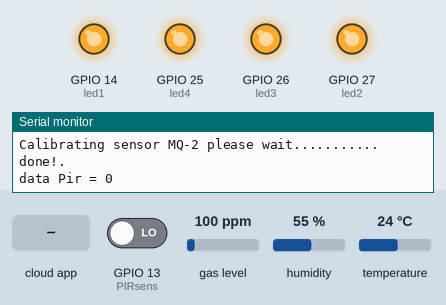
Simulated run of this sketch. Board: ESP32. Shown: output pins drawn as LEDs (lit = HIGH), the last lines printed to the serial monitor. The test bench sets the inputs (shaded band); at power-on: GPIO 13 (PIRsens) LOW, gas level 100 ppm, humidity 55 %, temperature 24 °C.

Above: at 3.4 s.
3.5 s: the phone or cloud app sets LED.1 to 0
At 3.8 s:
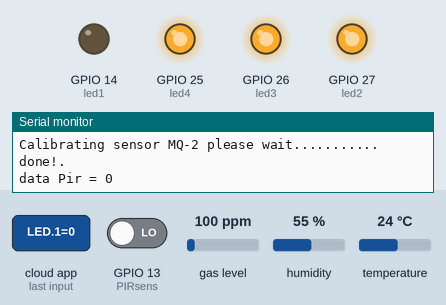
5.0 s: the phone or cloud app sets LED.2 to 0
At 6.0 s:
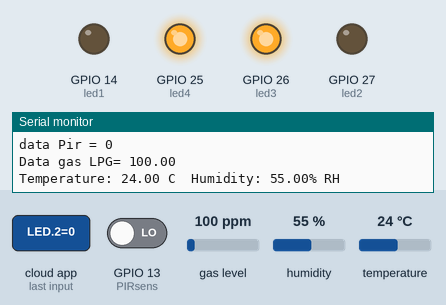
6.5 s: the phone or cloud app sets LED.3 to 0
At 7.2 s:
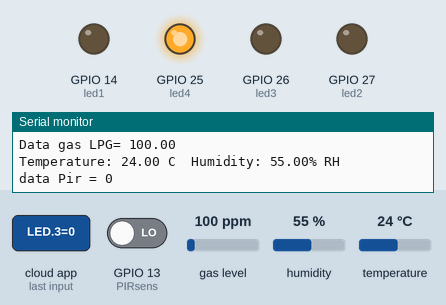
8.0 s: the phone or cloud app sets LED.1 to 1
At 8.4 s:
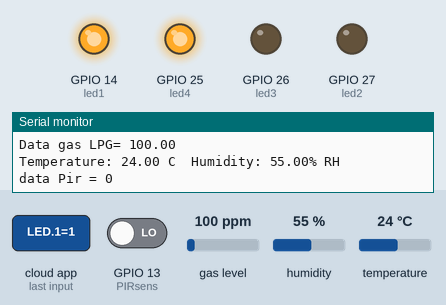
9.5 s: the phone or cloud app sets LED.4 to 0
At 10.7 s:
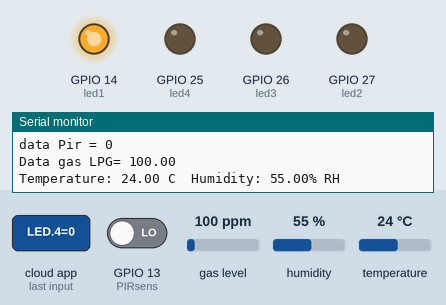
11.0 s: the phone or cloud app sets LED.2 to 1
At 11.8 s:
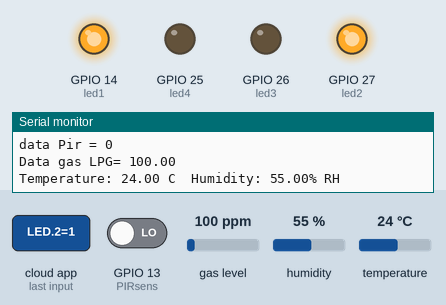
Timing chart, 0 to 13.5 s (numbered marks = the images above; inputs shaded):
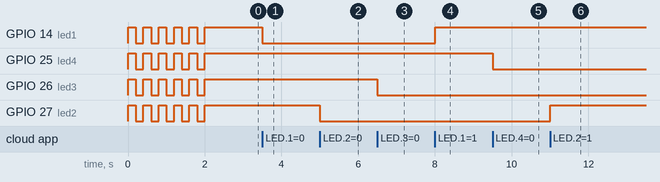

Measured:
- after the input at 3.5 s, GPIO 14 (led1): HIGH → LOW at once
- after the input at 5.0 s, GPIO 27 (led2): HIGH → LOW at once
- after the input at 6.5 s, GPIO 26 (led3): HIGH → LOW at once
- after the input at 8.0 s, GPIO 14 (led1): LOW → HIGH at once
- after the input at 9.5 s, GPIO 25 (led4): HIGH → LOW at once
- after the input at 11.0 s, GPIO 27 (led2): LOW → HIGH at once

The sketch:

monitoring_pir.ino
```cpp
#define THINGER_SERIAL_DEBUG

//memasukan library yang akan dipakai
#include <ThingerESP32.h>
#include "arduino_secrets.h"
#include <Wire.h>
#include <AHT20.h>
#include <MQUnifiedsensor.h>
AHT20 aht20;

//inisialisasi pin dan sensor
float temperature = 0;
float humidity = 0;
int dataPIR = 0;
float data_gas = 0.0;
int PIRsens = 13;
int led1 = 14;
int led2 = 27;
int led3 = 26;
int led4 = 25;

/************************Hardware Related Macros************************************/
#define         Board                   ("ESP-32")
#define         Pin                     (32)  //Analog input 3 of your arduino
/***********************Software Related Macros************************************/
#define         Type                    ("MQ-2") //MQ2
#define         Voltage_Resolution      (3.3)
#define         ADC_Bit_Resolution      (12) // For arduino UNO/MEGA/NANO
#define         RatioMQ2CleanAir        (9.83) //RS / R0 = 9.83 ppm

/*****************************Globals***********************************************/
MQUnifiedsensor MQ2(Board, Voltage_Resolution, ADC_Bit_Resolution, Pin, Type);


ThingerESP32 thing(USERNAME, DEVICE_ID, DEVICE_CREDENTIAL);

#define INTERVAL_MESSAGE1 3000 //jeda waktu pengiriman ke server 3 detik
#define INTERVAL_MESSAGE2 5000 //jeda waktu pengiriman ke server 5 detik
unsigned long time_1 = 0;
unsigned long time_2 = 0;

void setup() {
  // open serial for debugging
  Serial.begin(115200); //komunikaasi serial pada baudrate 115200
  Wire.begin(); //Join I2C bus

  MQ2.setRegressionMethod(1); //_PPM =  a*ratio^b
  MQ2.setA(574.25); MQ2.setB(-2.222);
  MQ2.init();

  Serial.print("Calibrating sensor MQ-2 please wait.");
  float calcR0 = 0;
  for (int i = 1; i <= 10; i ++)
  {
    MQ2.update(); // Update data, the arduino will read the voltage from the analog pin
    calcR0 += MQ2.calibrate(RatioMQ2CleanAir);
    Serial.print(".");
  }
  MQ2.setR0(calcR0 / 10);
  Serial.println("  done!.");
  MQ2.serialDebug(true);

  pinMode(PIRsens, INPUT); //pin PIRsens sebagai INPUT
  pinMode(led1, OUTPUT); //pin led1 sebagai OUTPUT
  pinMode(led2, OUTPUT); //pin led2 sebagai OUTPUT
  pinMode(led3, OUTPUT); //pin led3 sebagai OUTPUT
  pinMode(led4, OUTPUT); //pin led4 sebagai OUTPUT

  for (int i = 0; i <= 10; i++) {
    digitalWrite(led1, !digitalRead(led1));
    digitalWrite(led2, !digitalRead(led2));
    digitalWrite(led3, !digitalRead(led3));
    digitalWrite(led4, !digitalRead(led4));
    delay(200);
  }

  digitalWrite(led1, HIGH);
  digitalWrite(led2, HIGH);
  digitalWrite(led3, HIGH);
  digitalWrite(led4, HIGH);

  if (aht20.begin() == false)
  {
    Serial.println("AHT20 not detected. Please check wiring. Freezing.");
    while (1);
  }

  thing.add_wifi(SSID, SSID_PASSWORD);

  // digital pin control example (i.e. turning on/off a light, a relay, configuring a parameter, etc)
  thing["LED 1"] << digitalPin(led1);
  thing["LED 2"] << digitalPin(led2);
  thing["LED 3"] << digitalPin(led3);
  thing["LED 4"] << digitalPin(led4);

  // resource output example (i.e. reading a sensor value)
  thing["temperature"] >> outputValue(temperature);
  thing["humidity"] >> outputValue(humidity);
  thing["LPG_gas"] >> outputValue(data_gas);
  thing["dataPIR"] >> outputValue(dataPIR);

  // more details at http://docs.thinger.io/arduino/
}

void loop() {
  thing.handle();

  if (millis() >= time_1 + INTERVAL_MESSAGE1) { //mengirimkan data sensor pir ke server
    time_1 += INTERVAL_MESSAGE1;
    dataPIR = digitalRead(PIRsens);
    Serial.print("data Pir = ");
    Serial.println(dataPIR);

  }


  if (millis() >= time_2 + INTERVAL_MESSAGE2) { //mengirimkan data sensor suhu dan juga MQ2 ke server
    time_2 += INTERVAL_MESSAGE2;
    MQ2.update();
    data_gas = MQ2.readSensor();
    Serial.print("Data gas LPG= ");
    Serial.println(data_gas);
    if (aht20.available() == true)
    {
      //Get the new temperature and humidity value
      temperature = aht20.getTemperature();
      humidity = aht20.getHumidity();

      //Print the results
      Serial.print("Temperature: ");
      Serial.print(temperature, 2);
      Serial.print(" C\t");
      Serial.print("Humidity: ");
      Serial.print(humidity, 2);
      Serial.print("% RH");
      Serial.println();
    }
  }

}
```

arduino_secrets.h
```cpp
#define USERNAME "kayaknyaini4"
#define DEVICE_ID "esp32_monitoring"
#define DEVICE_CREDENTIAL "c0uKnTUT#m$idY24"

#define SSID "BukanWifiGratis"
#define SSID_PASSWORD "Passwordnyagwlupa!@3"
```
